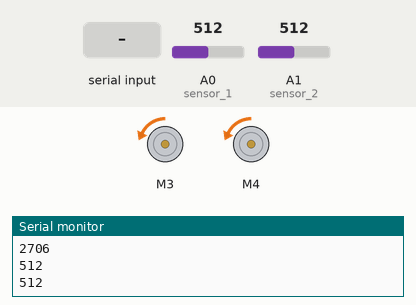
Simulated run of this sketch. Board: Arduino Uno, built with avr-gcc and run on an emulated ATmega328P. Shown: 2 × DC motor (green arrow = forward, orange = backward, longer = faster), the last lines printed to the serial monitor. Inputs (shaded band) come from the test bench; at power-on: A0 (sensor_1) = 512, A1 (sensor_2) = 512.

Above: at 1.6 s.
1.7 s: "90,45\n" received over Serial
At 3.9 s:
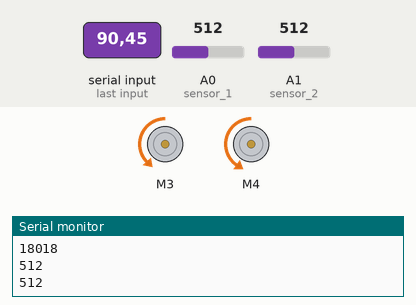
4.3 s: A0 (sensor_1) set to 0
At 4.8 s:
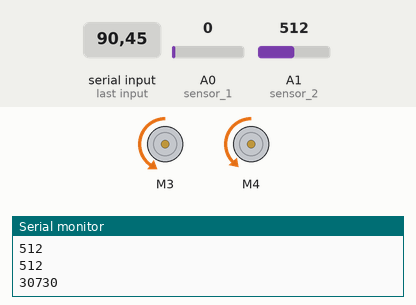
5.9 s: A1 (sensor_2) set to 95
7.4 s: A1 (sensor_2) set to 85
At 8.2 s:
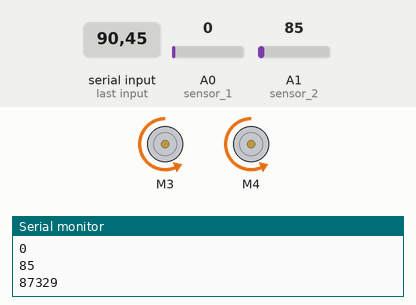
9.1 s: "30,150\n" received over Serial
At 11.4 s:
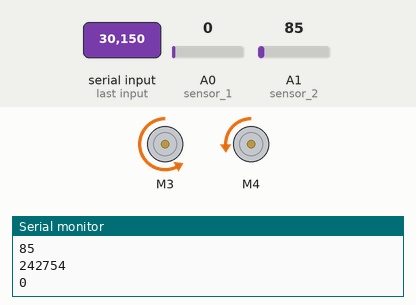
11.7 s: A1 (sensor_2) set to 32
13.2 s: A1 (sensor_2) set to 28
At 14.4 s:
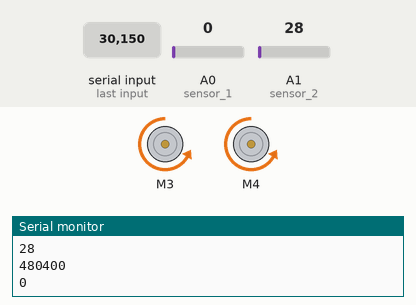
Timing chart, 0 to 15.9 s (numbered marks = the images above; inputs shaded):
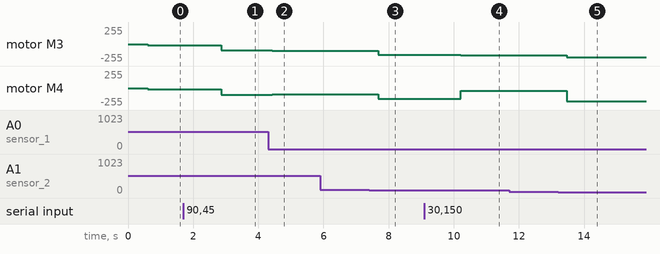

Measured:
- the behaviour switches between 90 and 89 on A1 (sensor_2) (found by bisection; images 2 and 3)
- the behaviour switches between 30 and 29 on A1 (sensor_2) (found by bisection; images 4 and 5)
- after the input at 1.7 s, motor M3: backward 15/255 → backward 90/255 after 1.2 s; motor M4: backward 15/255 → backward 101/255 after 1.2 s
- after the input at 4.3 s, motor M3: backward 90/255 → backward 101/255 after 0.13 s; motor M4: backward 101/255 → backward 90/255 after 0.13 s
- after the input at 7.4 s, motor M3: backward 101/255 → backward 163/255 after 0.29 s; motor M4: backward 90/255 → backward 163/255 after 0.29 s
- after the input at 9.1 s, motor M3: backward 163/255 → backward 166/255 after 1.1 s; motor M4: backward 163/255 → backward 44/255 after 1.1 s
- after the input at 13.2 s, motor M3: backward 166/255 → backward 202/255 after 0.27 s; motor M4: backward 44/255 → backward 202/255 after 0.27 s

The sketch:

Lab3.ino
```cpp
#include <Wire.h>
#include <Adafruit_MotorShield.h>
#include "utility/Adafruit_MS_PWMServoDriver.h"

/***************************************************
 * Instance variables
 ***************************************************/
Adafruit_MotorShield AFMS = Adafruit_MotorShield();
Adafruit_DCMotor *leftWheel = AFMS.getMotor(3);
Adafruit_DCMotor *rightWheel = AFMS.getMotor(4);

const int sensor_1 = A0;  // Analog input that sensor is attached to
const int sensor_2 = A1;

int sensorValue_1 = 0;  // Values read from sensor
int sensorValue_2 = 0;

String input;           // Stores user input
int threshold = 700;    // Threshold value (for changing sensors' sensitivity from user input)
float factor = 1;       // Speed factor (for changing speed from user input)
unsigned long time_elapsed;
unsigned long total_time_elapsed;

/***************************************************
 * Setup function
 ***************************************************/
void setup() {
  Serial.begin(1200);
  AFMS.begin();
  time_elapsed = 0;
  total_time_elapsed = 0;

  // Prompt user for input
  Serial.println("Enter a threshold value for the IR sensors, then a speed factor for the motors.");
  Serial.println("Format: THRESHOLD,FACTOR");
  Serial.println("Example: 700,2");
}

/***************************************************
 * Loop function
 ***************************************************/
void loop() {
  time_elapsed = millis();

  if (Serial.available() > 0) { // Check if there's user input
    input = Serial.readString(); // Store the input
    threshold = input.substring(0, input.indexOf(',')).toInt(); // Capture substring up to comma as threshold
    factor = input.substring(input.indexOf(',')+1).toFloat(); // Capture substring after comma as factor
    // For debugging - tell us if values were detected and print the values
    Serial.println("New user input detected.");
    Serial.print("\nThreshold: ");
    Serial.print(threshold);
    Serial.print("\nFactor: ");
    Serial.print(factor);
  }

  sensorValue_1 = analogRead(sensor_1); // Value read from sensor 1
  sensorValue_2 = analogRead(sensor_2); // Value read from sensor 2

  Serial.println(sensorValue_1);
  Serial.println(sensorValue_2);
  total_time_elapsed += time_elapsed;
  Serial.println(total_time_elapsed);

  leftWheel->run(BACKWARD);   // Run the wheels (backwards, because that's the way
  rightWheel->run(BACKWARD);  // we wanted to orient our chassis and motors (:

  leftWheel->setSpeed(factor*15);   // Set initial speed (speed motors go at when not "seeing" black tape)
  rightWheel->setSpeed(factor*15);

  while (sensorValue_1 >= threshold) {    // If "seeing" black tape over sensor 1, do this
    leftWheel->setSpeed(2.0*factor);
    rightWheel->setSpeed(25*factor);
    Serial.println(sensorValue_1);
    Serial.println(sensorValue_2);
    sensorValue_1 = analogRead(sensor_1); // Update the sensor reading
    total_time_elapsed += time_elapsed;
    Serial.println(total_time_elapsed);
  }
  while (sensorValue_2 >= threshold) {    // If "seeing" black tape over sensor 2, do this
    rightWheel->setSpeed(2*factor);
    leftWheel->setSpeed(25*factor);
    Serial.println(sensorValue_1);
    Serial.println(sensorValue_2);
    sensorValue_2 = analogRead(sensor_2); // Update the sensor reading
    total_time_elapsed += time_elapsed;
    Serial.println(total_time_elapsed);
  }
}
```
